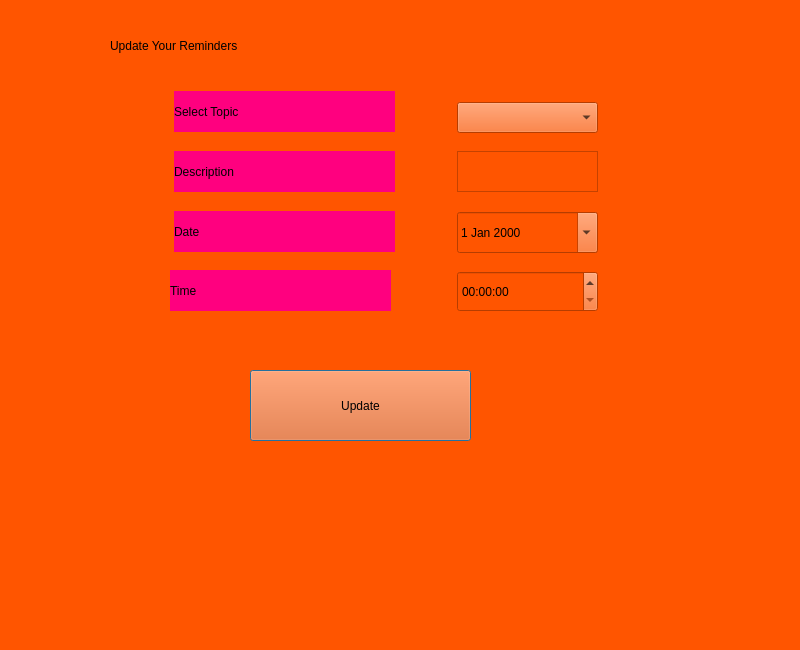
<?xml version="1.0" encoding="UTF-8"?>
<ui version="4.0">
 <class>Dialog</class>
 <widget class="QDialog" name="Dialog">
  <property name="geometry">
   <rect>
    <x>0</x>
    <y>0</y>
    <width>800</width>
    <height>650</height>
   </rect>
  </property>
  <property name="windowTitle">
   <string>Dialog</string>
  </property>
  <property name="styleSheet">
   <string notr="true">background-color: rgb(255, 85, 0);</string>
  </property>
  <widget class="QLabel" name="label">
   <property name="geometry">
    <rect>
     <x>174</x>
     <y>91</y>
     <width>221</width>
     <height>41</height>
    </rect>
   </property>
   <property name="styleSheet">
    <string notr="true">font: 75 20pt &quot;MS Shell Dlg 2&quot;;
background-color: rgb(255, 0, 127);</string>
   </property>
   <property name="text">
    <string>Select Topic</string>
   </property>
  </widget>
  <widget class="QComboBox" name="comboBox">
   <property name="geometry">
    <rect>
     <x>457</x>
     <y>102</y>
     <width>141</width>
     <height>31</height>
    </rect>
   </property>
  </widget>
  <widget class="QLabel" name="label_2">
   <property name="geometry">
    <rect>
     <x>174</x>
     <y>151</y>
     <width>221</width>
     <height>41</height>
    </rect>
   </property>
   <property name="styleSheet">
    <string notr="true">background-color: rgb(255, 0, 127);
font: 75 20pt &quot;MS Shell Dlg 2&quot;;</string>
   </property>
   <property name="text">
    <string>Description</string>
   </property>
  </widget>
  <widget class="QLabel" name="label_3">
   <property name="geometry">
    <rect>
     <x>174</x>
     <y>211</y>
     <width>221</width>
     <height>41</height>
    </rect>
   </property>
   <property name="styleSheet">
    <string notr="true">background-color: rgb(255, 0, 127);
font: 75 20pt &quot;MS Shell Dlg 2&quot;;</string>
   </property>
   <property name="text">
    <string>Date</string>
   </property>
  </widget>
  <widget class="QLabel" name="label_4">
   <property name="geometry">
    <rect>
     <x>170</x>
     <y>270</y>
     <width>221</width>
     <height>41</height>
    </rect>
   </property>
   <property name="styleSheet">
    <string notr="true">background-color: rgb(255, 0, 127);
font: 75 20pt &quot;MS Shell Dlg 2&quot;;</string>
   </property>
   <property name="text">
    <string>Time</string>
   </property>
  </widget>
  <widget class="QTextEdit" name="textEdit">
   <property name="geometry">
    <rect>
     <x>457</x>
     <y>151</y>
     <width>141</width>
     <height>41</height>
    </rect>
   </property>
  </widget>
  <widget class="QDateEdit" name="dateEdit">
   <property name="geometry">
    <rect>
     <x>457</x>
     <y>212</y>
     <width>141</width>
     <height>41</height>
    </rect>
   </property>
   <property name="calendarPopup">
    <bool>true</bool>
   </property>
  </widget>
  <widget class="QTimeEdit" name="timeEdit">
   <property name="geometry">
    <rect>
     <x>457</x>
     <y>271</y>
     <width>141</width>
     <height>41</height>
    </rect>
   </property>
   <property name="displayFormat">
    <string>hh:mm:ss</string>
   </property>
   <property name="calendarPopup">
    <bool>true</bool>
   </property>
  </widget>
  <widget class="QPushButton" name="pushButton">
   <property name="geometry">
    <rect>
     <x>250</x>
     <y>370</y>
     <width>221</width>
     <height>71</height>
    </rect>
   </property>
   <property name="styleSheet">
    <string notr="true">font: 75 24pt &quot;MS Shell Dlg 2&quot;;</string>
   </property>
   <property name="text">
    <string>Update</string>
   </property>
  </widget>
  <widget class="QLabel" name="label_5">
   <property name="geometry">
    <rect>
     <x>110</x>
     <y>20</y>
     <width>571</width>
     <height>51</height>
    </rect>
   </property>
   <property name="styleSheet">
    <string notr="true">font: 75 24pt &quot;MS Shell Dlg 2&quot;;</string>
   </property>
   <property name="text">
    <string>Update Your Reminders</string>
   </property>
  </widget>
 </widget>
 <resources/>
 <connections/>
</ui>
